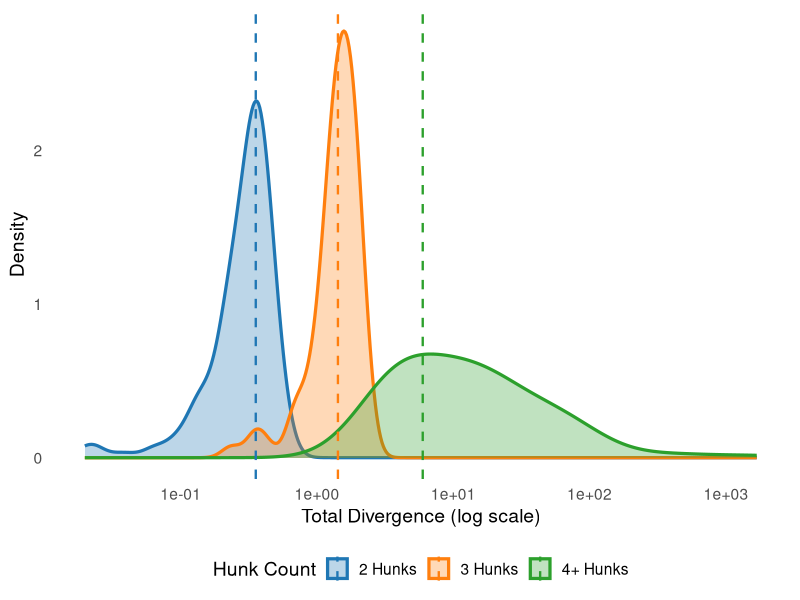

This figure's R source:
# Load required libraries
library(ggplot2)
library(readr)
library(dplyr)

# Load data
div_data <- read_csv("../bugwise_average_divergence.csv", show_col_types = FALSE)

# Compute total divergence and assign hunk group labels
div_data <- div_data %>%
  mutate(
    total_divergence = avg_divergence * pair_count,
    hunk_group = case_when(
      hunk_count == 2 ~ "2 Hunks",
      hunk_count == 3 ~ "3 Hunks",
      hunk_count >= 4 ~ "4+ Hunks"
    )
  )

div_data$hunk_group <- factor(div_data$hunk_group, levels = c("2 Hunks", "3 Hunks", "4+ Hunks"))

# Estimate density peak per group
get_density_peak <- function(x) {
  d <- density(x, na.rm = TRUE)
  d$x[which.max(d$y)]
}

modes <- div_data %>%
  group_by(hunk_group) %>%
  summarize(mode_peak = get_density_peak(total_divergence), .groups = "drop")

# ASE color palette
ase_colors <- c("2 Hunks" = "#1f77b4", "3 Hunks" = "#ff7f0e", "4+ Hunks" = "#2ca02c")

# Generate plot with log scale
p <- ggplot(div_data, aes(x = total_divergence, color = hunk_group, fill = hunk_group)) +
  geom_density(alpha = 0.3, size = 1.1, adjust = 1.5) +  # Smoother curves
  geom_vline(data = modes, aes(xintercept = mode_peak, color = hunk_group), linetype = "dashed", size = 0.8) +
  scale_x_log10() +
  labs(
    x = "Total Divergence (log scale)",
    y = "Density",
    color = "Hunk Count",
    fill = "Hunk Count"
  ) +
  theme_minimal(base_size = 14) +
  theme(
    legend.position = "bottom",
    panel.grid.major = element_blank(),
    panel.grid.minor = element_blank()
  ) +
  scale_color_manual(values = ase_colors) +
  scale_fill_manual(values = ase_colors)

# Save plot
dir.create("pdfs", showWarnings = FALSE)
ggsave("pdfs/ASE_HunkDivergence_Density_Log.pdf", plot = p, width = 7, height = 5)

cat("Saved to pdfs/ASE_HunkDivergence_Density_Log.pdf\n")
